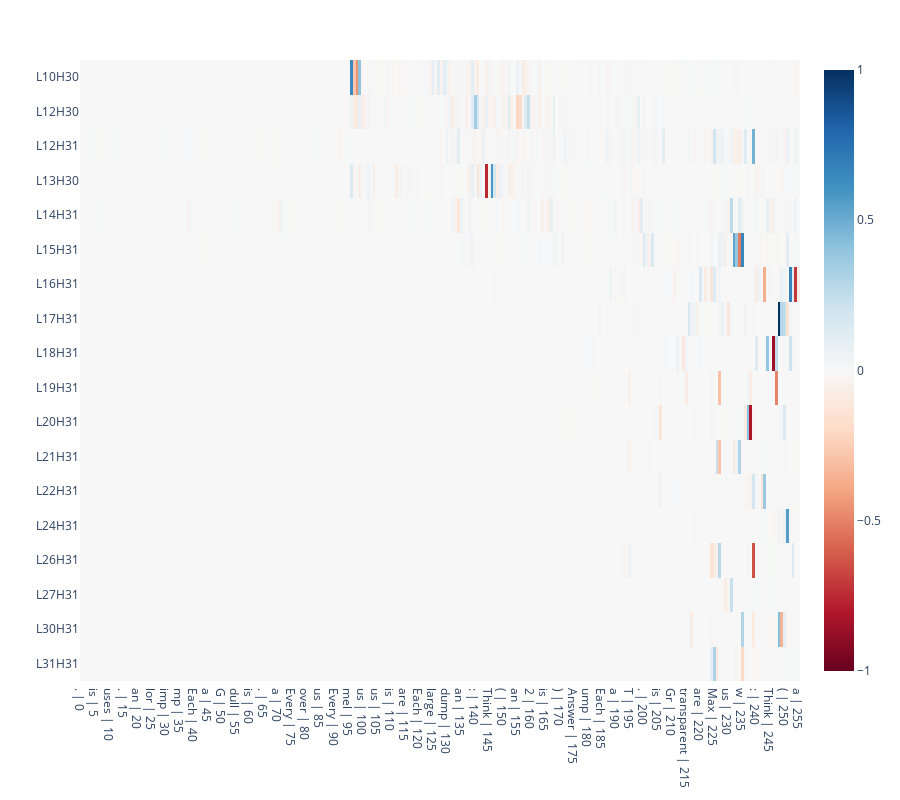

Notebook code for this chart:
### Code cell
n_last_tokens = 256
val = 1
xs = [f"{tok} | {i}" for i, tok in enumerate(clean_str_tokens_v2[-n_last_tokens:])]

fig = px.imshow(
    atp_h_v2[h_mask, -n_last_tokens:].cpu().numpy(), 
    x=xs,
    y=h_ys_,
    color_continuous_scale='RdBu', zmin=-val, zmax=val, aspect='auto'
)

fig.update_layout(
    coloraxis1=dict(colorscale='RdBu', cmin=-val, cmax=val),
    showlegend=False,
    height = 800
)

### Figure 1 — Plotly figure (JSON) as saved in the notebook; plotly's stock layout.template omitted (floating-point values rounded to 4 significant figures; data arrays with more than 128 entries replaced by an {"elided": "..."} marker saying what was removed)
{"data": [{"coloraxis": "coloraxis", "hovertemplate": "x: %{x}<br>y: %{y}<br>color: %{z}<extra></extra>", "name": "0", "type": "heatmap", "x": {"elided": "256 str values"}, "xaxis": "x", "y": ["L10H30", "L12H30", "L12H31", "L13H30", "L14H31", "L15H31", "L16H31", "L17H31", "L18H31", "L19H31", "L20H31", "L21H31", "L22H31", "L24H31", "L26H31", "L27H31", "L30H31", "L31H31"], "yaxis": "y", "z": {"elided": "18x256 float values"}}], "layout": {"coloraxis": {"cmax": 1, "cmin": -1, "colorscale": [[0, "rgb(103,0,31)"], [0.1, "rgb(178,24,43)"], [0.2, "rgb(214,96,77)"], [0.3, "rgb(244,165,130)"], [0.4, "rgb(253,219,199)"], [0.5, "rgb(247,247,247)"], [0.6, "rgb(209,229,240)"], [0.7, "rgb(146,197,222)"], [0.8, "rgb(67,147,195)"], [0.9, "rgb(33,102,172)"], [1, "rgb(5,48,97)"]]}, "height": 800, "margin": {"t": 60}, "showlegend": false, "xaxis": {"anchor": "y", "domain": [0, 1]}, "yaxis": {"anchor": "x", "autorange": "reversed", "domain": [0, 1]}}}
